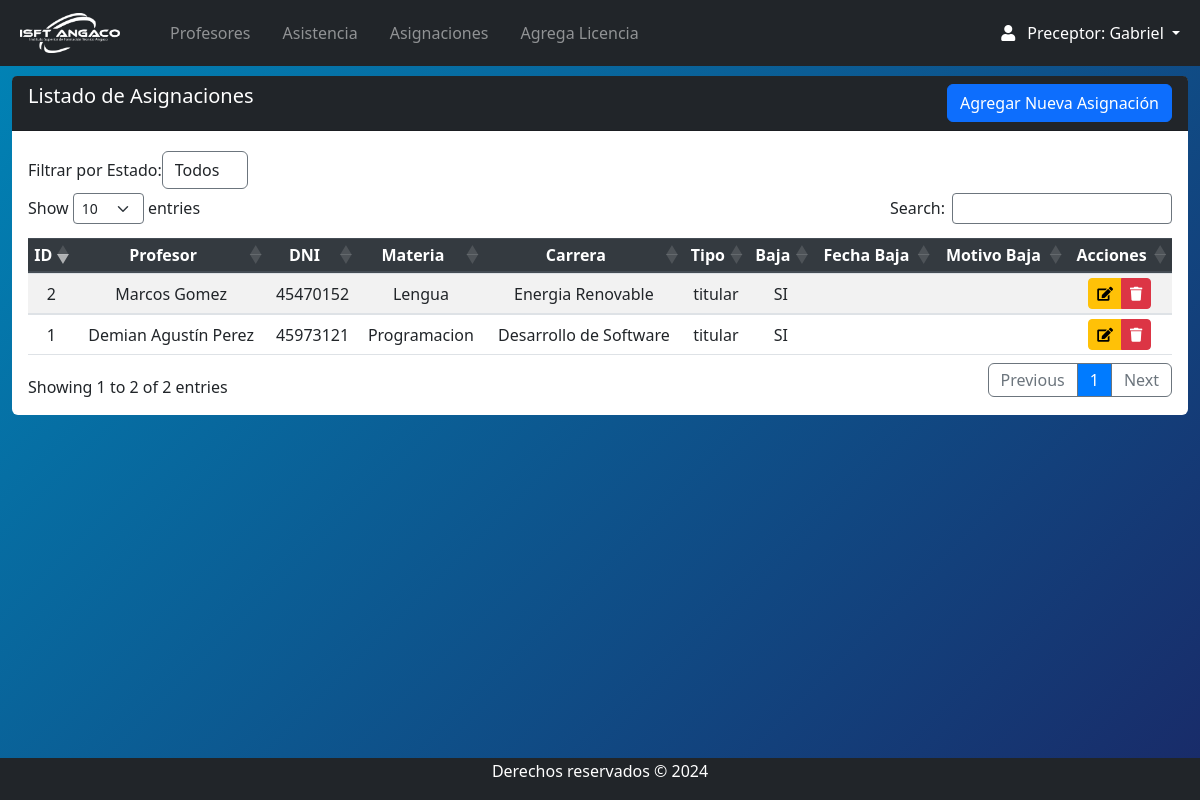
/Views/preceptor/dicta_index.php (signed in), run on the app's committed database.
### tables this page shows
CREATE TABLE `dicta` (
  `id` int(11) NOT NULL,
  `usuario_id` int(11) DEFAULT NULL,
  `FKmateria` int(11) DEFAULT NULL,
  `tipo` enum('titular','interino','suplente') NOT NULL,
  `Baja` enum('SI','NO') NOT NULL,
  `Fecha_baja` date DEFAULT NULL,
  `motivo_baja` varchar(255) DEFAULT NULL,
  `FK_carrera` int(11) DEFAULT NULL,
  `etapa` varchar(15) NOT NULL
);

CREATE TABLE `usuarios` (
  `id_usuario` int(11) NOT NULL,
  `nombre` varchar(255) NOT NULL,
  `apellido` varchar(255) NOT NULL,
  `dni` varchar(20) NOT NULL,
  `celular` varchar(20) DEFAULT NULL,
  `correo` varchar(255) NOT NULL,
  `password` varchar(255) DEFAULT NULL,
  `direccion` text DEFAULT NULL,
  `foto` varchar(255) DEFAULT NULL,
  `cv` varchar(255) DEFAULT NULL,
  `fechadeingreso` date NOT NULL,
  `fechadebaja` date DEFAULT NULL,
  `etapa` enum('Activo','Inactivo') NOT NULL DEFAULT 'Activo',
  `id_rol` int(11) DEFAULT NULL
);

CREATE TABLE `asignaturas` (
  `id` int(11) NOT NULL,
  `nombre` varchar(255) NOT NULL,
  `cantidaddehoras` int(11) NOT NULL,
  `FK_carrera` int(11) NOT NULL,
  `etapa` enum('Activo','Inactivo') DEFAULT 'Activo'
);

CREATE TABLE `carreras` (
  `id` int(11) NOT NULL,
  `nombre` varchar(255) NOT NULL,
  `descripcion` varchar(255) NOT NULL,
  `etapa` varchar(15) NOT NULL
);

### Views/preceptor/dicta_index.php (the view, shortened to what this page needs)
<?php
include("../../conn/connection.php");
include("navbar.php");
$db->setAttribute(PDO::ATTR_ERRMODE, PDO::ERRMODE_EXCEPTION);
$etapa = isset($_GET['etapa']) ? $_GET['etapa'] : 'Todos';
$sql = "SELECT d.id, CONCAT(u.nombre, ' ', u.apellido) AS nombre_profesor, u.dni AS dni_profesor, m.nombre AS nombre_materia, c.nombre AS nombre_carrera, d.tipo, d.Baja, d.Fecha_baja, d.motivo_baja, d.etapa
        FROM dicta d
        INNER JOIN usuarios u ON d.usuario_id = u.id_usuario
        INNER JOIN asignaturas m ON d.FKmateria = m.id
        INNER JOIN carreras c ON d.FK_carrera = c.id";
$sql .= " ORDER BY d.id DESC";
$stmt = $db->prepare($sql);
try {
    $stmt->execute();
    $resultado = $stmt->fetchAll(PDO::FETCH_ASSOC);
} catch (PDOException $e) {
    echo "Error en la consulta: " . $e->getMessage();
    exit;
}
?>
<section class="content mt-3">
    <div class="row m-auto">
        <div class="col-sm">
            <div class="card rounded-2 border-0">
                <div class="card-header bg-dark text-white pb-0">
                    <h5 class="d-inline-block">Listado de Asignaciones</h5>
                    <a class="btn btn-primary float-right mb-2" href="dicta_crea.php">Agregar Nueva Asignación</a>
                </div>
                <div class="card-body table-responsive">
                    <form method="get" action="dicta_index.php" class="form-inline justify-content-start my-1">
                        <div class="form-group">
                            <label for="etapa" class="label label-default">Filtrar por Estado: </label>
                            <select name="etapa" id="etapa" class="form-control" onchange="this.form.submit()">
                                <option value="Todos" <?php echo ($etapa === 'Todos') ? 'selected' : ''; ?>>Todos</option>
                            </select>
                        </div>
                    </form>
                    <?php if (empty($resultado)) : ?>
                        <div class="alert alert-info">No hay registros disponibles.</div>
                    <?php else : ?>
                        <table id="example" class="table table-striped table-sm" style="width:100%">
                            <thead class="thead-dark">
                                <tr>
                                    <th>ID</th>
                                    <th>Profesor</th>
                                    <th>DNI</th>
                                    <th>Materia</th>
                                    <th>Carrera</th>
                                    <th>Tipo</th>
                                    <th>Baja</th>
                                    <th>Fecha Baja</th>
                                    <th>Motivo Baja</th>
                                    <th>Acciones</th>
                                </tr>
                            </thead>
                            <tbody>
                                <?php foreach ($resultado as $row) : ?>
                                    <tr>
                                        <td><?php echo htmlspecialchars($row['id']); ?></td>
                                        <td><?php echo htmlspecialchars($row['nombre_profesor']); ?></td>
                                        <td><?php echo htmlspecialchars($row['dni_profesor']); ?></td>
                                        <td><?php echo htmlspecialchars($row['nombre_materia']); ?></td>
                                        <td><?php echo htmlspecialchars($row['nombre_carrera']); ?></td>
                                        <td><?php echo htmlspecialchars($row['tipo']); ?></td>
                                        <td><?php echo htmlspecialchars($row['Baja']); ?></td>
                                        <td><?php echo htmlspecialchars($row['Fecha_baja']); ?></td>
                                        <td><?php echo htmlspecialchars($row['motivo_baja']); ?></td>
                                        <td>
                                            <div class="btn-group">
                                                <a href="dicta_edit.php?id=<?php echo htmlspecialchars($row['id']); ?>" class="btn btn-warning btn-sm"><i class="fas fa-edit"></i></a>
                                                <?php if ($row['etapa'] === 'Inactivo') : ?>
                                                    <button class="btn btn-danger btn-sm" disabled><i class="fas fa-trash"></i></button>
                                                <?php else : ?>
                                                    <button class="btn btn-danger btn-sm" onclick="showBajaModal('<?php echo htmlspecialchars($row['id']); ?>')"><i class="fas fa-trash"></i></button>
                                                <?php endif; ?>
                                            </div>
                                        </td>
                                    </tr>
                                <?php endforeach; ?>
                            </tbody>
                        </table>
                    <?php endif; ?>
                </div>
            </div>
        </div>
    </div>
</section>
<?php require("footer.php"); ?>

### css/style.css (style rules this page uses)
body { position: relative; padding-bottom: 10px; min-height: 100vh; }
select { border-style: solid !important; border-color: #6c757d !important; border-width: 1px !important; }
th, td { text-align: center !important; vertical-align: middle !important; }

### Views/preceptor/navbar.php (style rules this page uses)
body { background: linear-gradient(135deg,#0085b7, #192a68); }

### data on the page
dicta: id "2", nombre_profesor "Marcos Gomez", usuario.dni "45470152", FKmateria.nombre "Lengua", FK_carrera.nombre "Energia Renovable", tipo "titular", Baja "SI"
dicta: id "1", nombre_profesor "Demian Agustín Perez", usuario.dni "45973121", FKmateria.nombre "Programacion", FK_carrera.nombre "Desarrollo de Software", tipo "titular", Baja "SI"

### other printed values
$_SESSION['nombre'] "Gabriel"
